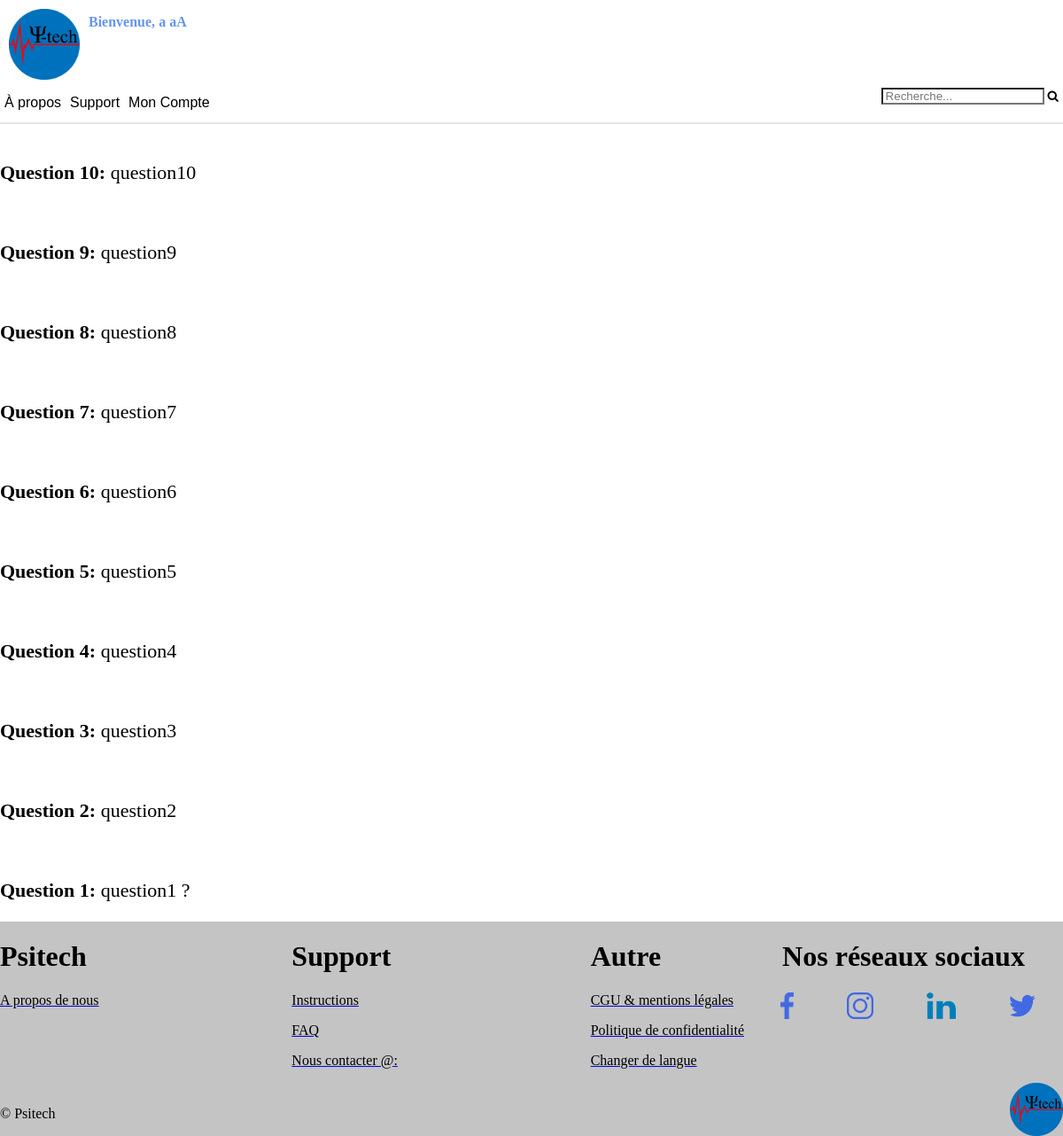
/APP/FAQ.php (signed in), run on the app's committed database.
### tables this page shows
CREATE TABLE IF NOT EXISTS `faq` (
  `id` int(11) NOT NULL AUTO_INCREMENT,
  `question` text NOT NULL,
  `reponse` text NOT NULL,
  PRIMARY KEY (`id`)
);

### APP/FAQ.php (the view, shortened to what this page needs)
<!DOCTYPE html>
<html>
	<head>
		<link rel="stylesheet" href="CSS/faq.css">
	</head>
	<body>
		<body>
			<header>
				<?php include("header.php"); ?>
			</header>
			<?php
			try
			{
				$bdd = new PDO('mysql:host=localhost;dbname=app;charset=utf8', 'root', '',array(PDO::ATTR_ERRMODE => PDO::ERRMODE_EXCEPTION));
			}
			catch(Exception $e)
			{
				die('erreur:'.$e -> getMessage());
			}
			?>
			<div id="conteneur">
				<?php
				if (isset($_GET['searchtext'])) {
					$searchquery = $_GET['searchtext'];
					$questionsReponses = $bdd->query("SELECT * FROM faq WHERE reponse LIKE '%$searchquery%' OR reponse LIKE '%$searchquery%' ");
					if ($questionsReponses->rowCount() > 0) {
						while ($donnees = $questionsReponses->fetch()){?>
							<div class="element2">
								<p>
								<strong>Question <?php echo $donnees['id']?>:</strong> <?php echo $donnees['question']?>
								</p>
								<p>
									<?php echo $donnees['reponse']?>
								</p>
							</div>
<?php
						}
					} else {  	 ?>
						<p>Aucun résultat.</p>
<?php				}
				}
				else {
					$questionsReponses = $bdd->query("SELECT * FROM faq ORDER BY ID DESC");
					while ($donnees = $questionsReponses->fetch()){?>
						<div class="element2">
							<span class="span1" tabindex="0">
								<p>
								<strong>Question <?php echo $donnees['id']?>:</strong> <?php echo $donnees['question']?>
								</p>
							</span>
						</div>
				<?php
					}
				} ?>
			</div>
			<footer>
				<?php include("footer.php"); ?>
			</footer>
		</body>
	</body>
</html>

### APP/header.php (shortened to what this page needs)
<head>
	<link rel="stylesheet" href="CSS/header.css">
	<link rel="stylesheet" href="https://cdnjs.cloudflare.com/ajax/libs/font-awesome/4.7.0/css/font-awesome.min.css">
</head>
<header>
	<nav class="group">
		<div class="preheader">
			<div>
				<a href="index.php">
					<img src="Media/logoapp.png" id="logo">
				</a>
			</div>
			<div>
				<p id="user">
		          <strong>
		            <?php
		            if (isset($_SESSION['id'])) {
		            	echo 'Bienvenue, '.$_SESSION['prenom'].' '.$_SESSION['nom'].' ';
		            }
		            ?>
		          </strong>
		        </p>
			</div>
		</div>
		<div>
		<ul class="menuoptions">
			<div class="menu1">
				<li class="menuDeroulant">
					<button class="menubtn" id="leftbutton">À propos</button>
		  		</li>
				<li class="menuDeroulant">
		  			<button class="menubtn" id="leftbutton">Support</button>
		  		</li>
				<li class="menuDeroulant">
		  				<?php
						if (isset($_SESSION['id'])) { ?>
								<button class="menubtn" id="leftbutton">Mon Compte</button>
						<?php
						}
						else{ ?>
  							<button class="menubtnsingle" id="rightbutton">
  								<a href="login.php">Se connecter</a>
							</button>
						<?php
						}
						?>
		  		</li>
			</div>
			<div class="menu2">
		  		<form class="menuinput" action="FAQ.php">
		  			<input type="search" name="searchtext" placeholder="Recherche..." id ="search-bar">
					<button type="submit" id="search-button"><i class="fa fa-search"></i></button>
		  		</form>
			</div>
		</ul>
	</nav>
</header>

### APP/footer.php
<head>
	<link rel="stylesheet" href="CSS\footer.css">
</head>
<footer class="group">
        <div class="footer">
          <div class="footer_menu">
            <div class="Company">
              <h1>Psitech</h1>
              <div class="Company_menu">
                <a href="about.php"><p>A propos de nous</p></a>
              </div>
            </div>
            <div class="Support">
              <h1>Support</h1>
              <div class="Support_menu">
                <a href="instructions.php"><p>Instructions</p></a>
                <a href="FAQ.php"><p>FAQ</p></a>
                <a href="contactus.php"><p>Nous contacter @:</p></a>
              </div>
            </div>
            <div class="Other_stuff">
              <h1>Autre</h1>
              <div class="Other_stuff_menu">
                <a href="terms.php"><p>CGU & mentions légales</p></a>
                <a href="privacy"><p>Politique de confidentialité</p></a>
                <a href="language.php"><p>Changer de langue</p></a>
              </div>
            </div>
          </div>
          <div class="footer_follow">
            <h1>Nos réseaux sociaux</h1>
            <div class="follow_icons">
              <a href="#"><img src="Media\facebook.png" id="Follow"></a>
              <a href="#"><img src="Media\instagram.png" id="Follow"></a>
              <a href="#"><img src="Media\linkedin.png" id="Follow"></a>
              <a href="#"><img src="Media\twitter.png" id="Follow"></a>
            </div>
          </div>
        </div>
        <div class="footer_logo">
        <p class="copyright">&copy; Psitech</p>
          <img src="Media/logoapp.png" id="footer_logo">
        </div>
</footer>

### APP/CSS/faq.css (style rules this page uses)
html, body { height: 100%; width; 100%; margin: 0; padding; 0; }
#conteneur { display: flex; flex-direction: column; }
.element2 { font-size: 22px; display: block; margin-top: 20px; }

### APP/CSS/header.css (style rules this page uses)
header { z-index: 999999; background-color: white; width: 100%; top: 0px; right: 0px; display: flex; align-items: flex-end; position:sticky; margin-bottom: 0px; border-bottom: 1px solid; border-color: #e4e4e4; }
.preheader { display: flex; flex-direction: row; }
#logo { margin: 10px 10px 0px 10px; width: 80px; }
#user { color: cornflowerblue; position: absolute; }
.menu1,.menu2 { display: flex; }
li { z-index: 99999; }
.menuoptions { margin: 0px; padding : 0px; display: flex; width: 100%; justify-content: space-between; height: 44px; }
.menubtn { font-size: medium;; border: none; background: transparent; color: black; padding: 5px; height: 100%; cursor: pointer; position: relative; }
.menuDeroulant { display: inline-block; position: relative; }
.menubtn a, .contenuMenu a, { color: white; text-decoration: none; }
nav { width: 100%; border-radius: 3px; border: none; }
.menuinput { width: 100%; font-size: medium; border: none; background: transparent; color: white; padding: 5px; }
input[type=search] { padding: 0px; padding-left: 3px; display: inline-block; border-radius: 0px; }
#search-button { margin: 0px; border: none; padding: 0px; color: black; text-align: center; background-color: transparent; display: inline-block; }
.menuinput { display: inline-block; height: 100%; width: 100%; }

### APP/CSS/footer.css (style rules this page uses)
.copyright { color:black; }
.footer { display:flex; justify-content: space-between; }
.footer p { color: black; }
.footer_menu { display: flex; justify-content: space-between; width: 70%; }
.footer_follow { width: 30%; text-align: center; }
.follow_icons { display: flex; justify-content: center; padding-right: 50px; }
.follow_icons img { margin-left: 60px; }
#Follow { height: 30px; }
.footer_logo { display: flex; justify-content: space-between; align-items: end; }
#footer_logo { width: 60px; }
h1 { color: black; }
footer { background:#c4c4c4; width: 100%; bottom:0px; right: 0px; }

### data on the page
faq: id "10", question "question10"
faq: id "9", question "question9"
faq: id "8", question "question8"
faq: id "7", question "question7"
faq: id "6", question "question6"
faq: id "5", question "question5"
faq: id "4", question "question4"
faq: id "3", question "question3"
faq: id "2", question "question2"
faq: id "1", question "question1 ?"

### other printed values
$_SESSION['prenom'] "a"
$_SESSION['nom'] "aA"
